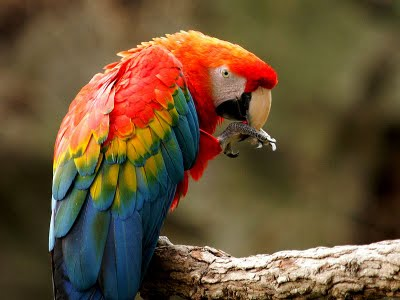
#> input picture Issue_18/arara.jpg, 400 x 300 px
$ python 18.py   (older library calls are emulated)
#> lines starting #> are read from the running program, lines starting #| are printed output that depends on the picture
import cv2

img = cv2.imread("arara.jpg", 0)
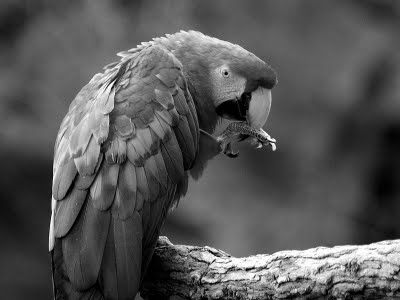
#> img: shape (300, 400); min 0, max 255, mean 86.3
laplaciano = cv2.Laplacian(img, cv2.CV_16S, ksize=3)
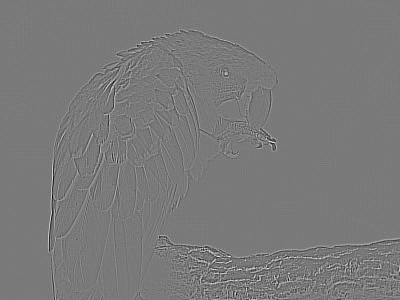
#> laplaciano: shape (300, 400) int16; min -1174, max 1276, mean 0; drawn with min black and max white
laplaciano8u = cv2.convertScaleAbs(laplaciano)
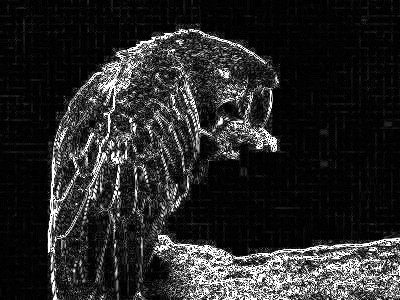
#> laplaciano8u: shape (300, 400); min 0, max 255, mean 40
laplaciano_equalizado = cv2.equalizeHist(laplaciano8u)
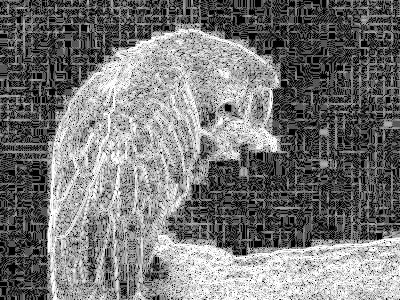
#> laplaciano_equalizado: shape (300, 400); min 0, max 255, mean 118.5
cv2.imshow("imagem", img)
cv2.imshow("laplaciano", laplaciano8u)
cv2.imshow("laplaciano equalizado", laplaciano_equalizado)
cv2.imwrite("imagem_cinza.jpg", img)
cv2.imwrite("imagem_laplaciano.jpg", laplaciano8u)
cv2.imwrite("imagem_laplaciano_equalizado.jpg", laplaciano_equalizado)
cv2.waitKey(0)
cv2.destroyAllWindows()
